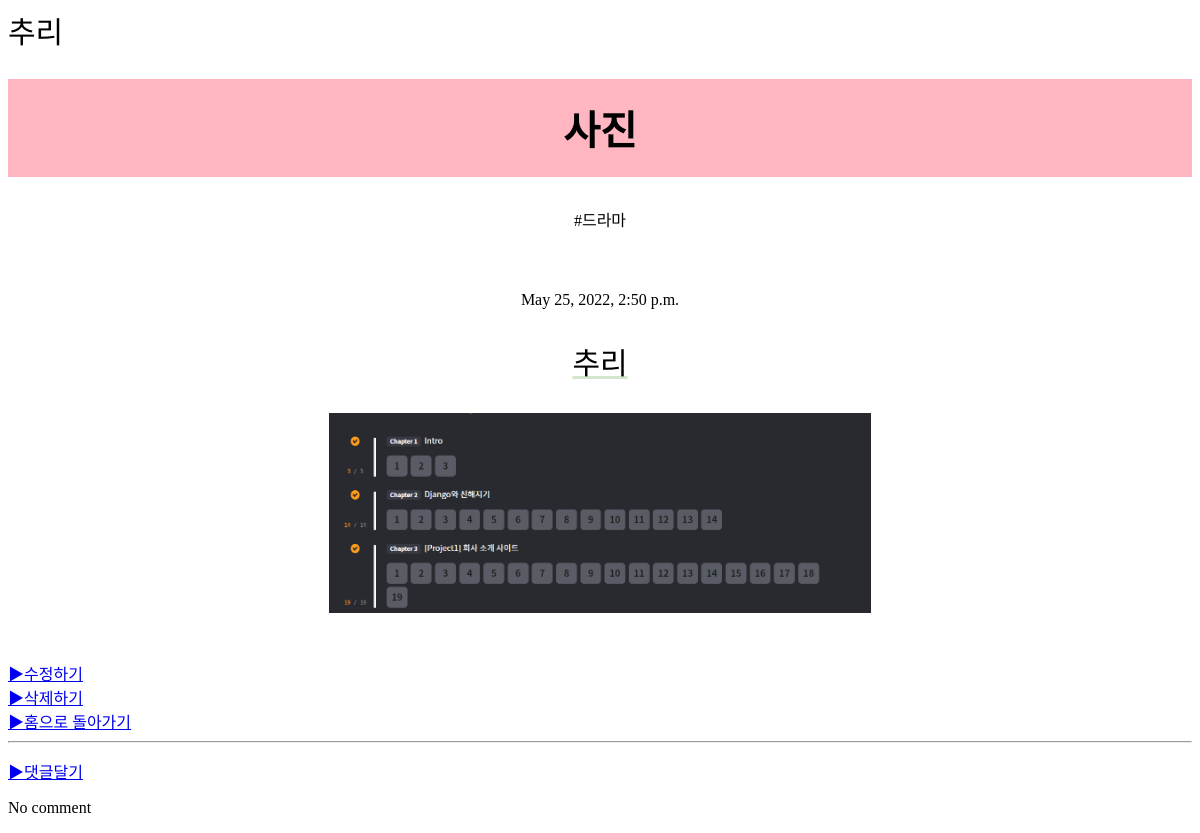
Page /drama/m/2 on the committed database.
### drama/models.py (models this page shows, shortened)
class Mystery(models.Model):
    title = models.CharField('Title',max_length=50, blank=True)
    author = models.CharField('Author',max_length=50, blank=True)
    upload_time = models.DateTimeField(unique=True)
    content=models.TextField('content')
    hashtag=models.ManyToManyField(M_HashTag)
    photo=models.ImageField(blank=True, null=True, upload_to="drama_photo")

class M_HashTag(models.Model):
    hashtag=models.CharField(max_length=100)
    def __str__(self):
        return self.hashtag

### drama/views.py (the view)
# urls.py: path('drama/m/<int:pk>',M_detail2,name='M_detail2'),
def M_detail2(request, pk):
    M_post2=get_object_or_404(Mystery,pk=pk)
    M_hashtag2=M_post2.hashtag.all()
    return render(request,'M_detail2.html',{'M_post2':M_post2,'M_hashtags2':M_hashtag2})

### drama/templates/M_detail2.html (shortened to what this page needs)
{% load static %}
<html>
    <head>
        <link rel = "stylesheet" href="{% static 'css/detail.css' %}">
        <a style="font-size: 30px;">추리</a>
    </head>
    <body>
        <div>
            <h1>{{  M_post2.title  }}</h1>
            <div><span>
                {% for hashtag in M_hashtags2.all %}
                #{{hashtag}}
                {% endfor %}
            </span>
            </div>
            <span>{{ M_post2.upload_time }}</span>
            <div class="content">{{ M_post2.content }}</div>
            {% if M_post2.photo %}
            <span><img src="{{ M_post2.photo.url }}" alt="" height="200px;"></span>
            {% endif %}
            <br>
            <a href="{% url 'M_edit2' M_post2.id %}">▶수정하기</a>
            <br>
            <a href="{% url 'M_delete2' M_post2.id %}">▶삭제하기</a>
            <br>
            <a href="{% url 'list2' %}">▶홈으로 돌아가기</a>
            <br>
            <hr>
            <p><a class="add_comment" href="{% url 'M_add_comment2' M_post2.id %}">▶댓글달기</a></p>
            {% for comment in M_post2.comments.all %}
                <div class="comment">
                    <strong class="username">{{ comment.username }}</strong>
                    <div class="date">{{ comment.created_at }}</div>
                    <p>{{ comment.comment_text|linebreaks }}</p>
                    <p><a href="{% url 'M_delete_comment2' M_post2_id=M_post2.id comment_id=comment.id %}">▶댓글 삭제</a></p>
                </div>
            {% empty %}
            <p>No comment</p>
            {% endfor %}
        </div>
    </body>
</html>

### static/css/detail.css (style rules this page uses)
* { font-family: 'LeeSeoyun'; }
h1 { background-color: lightpink; padding:20px; text-align: center; font-size: 40px; }
span { display: table; margin:30px auto;; }
.content { font-size: 30px; text-align: center; padding-right: border; text-decoration-line: underline; text-decoration-color: #D4E6CE; }

### rows in the picture
Mystery: title "사진", upload_time "May 25, 2022, 2:50 p.m.", content "추리", photo (picture)
M_HashTag: hashtag "드라마"
